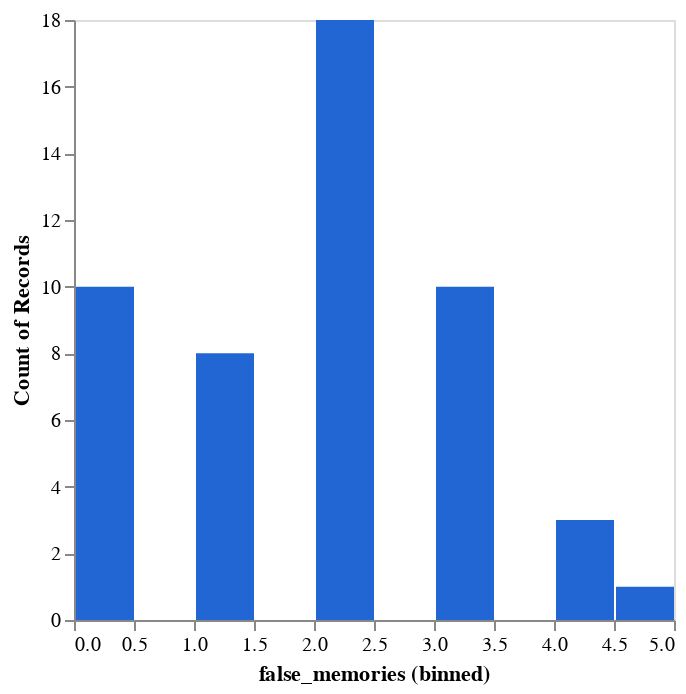

The code cell stored with this chart in its notebook:
### Code cell
DeepnoteChart(generative_df, """{"layer":[{"layer":[{"mark":{"clip":true,"type":"bar","color":"#2266D3","tooltip":true},"encoding":{"x":{"bin":true,"axis":{"grid":false},"sort":null,"type":"quantitative","field":"false_memories"},"y":{"axis":{"grid":false},"sort":null,"type":"quantitative","scale":{"type":"linear"},"format":{"type":"default","decimals":null},"aggregate":"count","formatType":"numberFormatFromNumberType"}}}]}],"title":"","config":{"legend":{}},"$schema":"https://vega.github.io/schema/vega-lite/v5.json","encoding":{},"usermeta":{"aditionalTypeInfo":{"histogramLayerIndexes":[0]},"tooltipDefaultMode":true}}""")

### Figure 1 — Vega-Lite specification as saved in the notebook (floating-point values rounded to 4 significant figures)
{"layer": [{"layer": [{"mark": {"clip": true, "type": "bar", "color": "#2266D3", "tooltip": true}, "encoding": {"x": {"bin": true, "axis": {"grid": false}, "sort": null, "type": "quantitative", "field": "false_memories"}, "y": {"axis": {"grid": false}, "sort": null, "type": "quantitative", "scale": {"type": "linear"}, "format": {"type": "default", "decimals": null}, "aggregate": "count", "formatType": "numberFormatFromNumberType"}}}]}], "title": "", "config": {"legend": {}}, "$schema": "https://vega.github.io/schema/vega-lite/v5.json", "encoding": {}, "usermeta": {"aditionalTypeInfo": {"histogramLayerIndexes": [0]}, "tooltipDefaultMode": true}, "data": {"values": [{"Exp_condition": "chatbot", "PostQues_3": 4, "PostQues_10": 3, "PostQues_14": 2, "PostQues_20": 2, "PostQues_25": 2, "false_memories": 0}, {"Exp_condition": "chatbot", "PostQues_3": 4, "PostQues_10": 4, "PostQues_14": 4, "PostQues_20": 4, "PostQues_25": 3, "false_memories": 0}, {"Exp_condition": "chatbot", "PostQues_3": 2, "PostQues_10": 5, "PostQues_14": 5, "PostQues_20": 2, "PostQues_25": 1, "false_memories": 2}, {"Exp_condition": "chatbot", "PostQues_3": 1, "PostQues_10": 5, "PostQues_14": 3, "PostQues_20": 4, "PostQues_25": 2, "false_memories": 1}, {"Exp_condition": "chatbot", "PostQues_3": 4, "PostQues_10": 4, "PostQues_14": 4, "PostQues_20": 4, "PostQues_25": 2, "false_memories": 0}, {"Exp_condition": "chatbot", "PostQues_3": 7, "PostQues_10": 7, "PostQues_14": 7, "PostQues_20": 4, "PostQues_25": 7, "false_memories": 4}, {"Exp_condition": "chatbot", "PostQues_3": 2, "PostQues_10": 3, "PostQues_14": 2, "PostQues_20": 4, "PostQues_25": 2, "false_memories": 0}, {"Exp_condition": "chatbot", "PostQues_3": 1, "PostQues_10": 7, "PostQues_14": 7, "PostQues_20": 7, "PostQues_25": 4, "false_memories": 3}, {"Exp_condition": "chatbot", "PostQues_3": 1, "PostQues_10": 5, "PostQues_14": 2, "PostQues_20": 6, "PostQues_25": 4, "false_memories": 2}, {"Exp_condition": "chatbot", "PostQues_3": 1, "PostQues_10": 2, "PostQues_14": 2, "PostQues_20": 6, "PostQues_25": 2, "false_memories": 1}, {"Exp_condition": "chatbot", "PostQues_3": 6, "PostQues_10": 6, "PostQues_14": 6, "PostQues_20": 5, "PostQues_25": 5, "false_memories": 5}, {"Exp_condition": "chatbot", "PostQues_3": 5, "PostQues_10": 5, "PostQues_14": 5, "PostQues_20": 5, "PostQues_25": 2, "false_memories": 4}, {"Exp_condition": "chatbot", "PostQues_3": 4, "PostQues_10": 6, "PostQues_14": 6, "PostQues_20": 4, "PostQues_25": 4, "false_memories": 2}, {"Exp_condition": "chatbot", "PostQues_3": 4, "PostQues_10": 6, "PostQues_14": 2, "PostQues_20": 2, "PostQues_25": 4, "false_memories": 1}, {"Exp_condition": "chatbot", "PostQues_3": 7, "PostQues_10": 4, "PostQues_14": 5, "PostQues_20": 4, "PostQues_25": 4, "false_memories": 2}, {"Exp_condition": "chatbot", "PostQues_3": 6, "PostQues_10": 4, "PostQues_14": 3, "PostQues_20": 5, "PostQues_25": 5, "false_memories": 3}, {"Exp_condition": "chatbot", "PostQues_3": 4, "PostQues_10": 6, "PostQues_14": 4, "PostQues_20": 7, "PostQues_25": 4, "false_memories": 2}, {"Exp_condition": "chatbot", "PostQues_3": 6, "PostQues_10": 6, "PostQues_14": 2, "PostQues_20": 2, "PostQues_25": 2, "false_memories": 2}, {"Exp_condition": "chatbot", "PostQues_3": 7, "PostQues_10": 5, "PostQues_14": 1, "PostQues_20": 6, "PostQues_25": 2, "false_memories": 3}, {"Exp_condition": "chatbot", "PostQues_3": 4, "PostQues_10": 4, "PostQues_14": 2, "PostQues_20": 4, "PostQues_25": 4, "false_memories": 0}, {"Exp_condition": "chatbot", "PostQues_3": 1, "PostQues_10": 4, "PostQues_14": 7, "PostQues_20": 4, "PostQues_25": 4, "false_memories": 1}, {"Exp_condition": "chatbot", "PostQues_3": 2, "PostQues_10": 2, "PostQues_14": 1, "PostQues_20": 5, "PostQues_25": 1, "false_memories": 1}, {"Exp_condition": "chatbot", "PostQues_3": 3, "PostQues_10": 7, "PostQues_14": 5, "PostQues_20": 5, "PostQues_25": 5, "false_memories": 4}, {"Exp_condition": "chatbot", "PostQues_3": 1, "PostQues_10": 6, "PostQues_14": 6, "PostQues_20": 4, "PostQues_25": 4, "false_memories": 2}, {"Exp_condition": "chatbot", "PostQues_3": 2, "PostQues_10": 3, "PostQues_14": 2, "PostQues_20": 4, "PostQues_25": 3, "false_memories": 0}, {"Exp_condition": "chatbot", "PostQues_3": 2, "PostQues_10": 6, "PostQues_14": 2, "PostQues_20": 6, "PostQues_25": 6, "false_memories": 3}, {"Exp_condition": "chatbot", "PostQues_3": 2, "PostQues_10": 6, "PostQues_14": 2, "PostQues_20": 6, "PostQues_25": 1, "false_memories": 2}, {"Exp_condition": "chatbot", "PostQues_3": 4, "PostQues_10": 4, "PostQues_14": 4, "PostQues_20": 4, "PostQues_25": 3, "false_memories": 0}, {"Exp_condition": "chatbot", "PostQues_3": 6, "PostQues_10": 4, "PostQues_14": 4, "PostQues_20": 6, "PostQues_25": 4, "false_memories": 2}, {"Exp_condition": "chatbot", "PostQues_3": 2, "PostQues_10": 6, "PostQues_14": 4, "PostQues_20": 4, "PostQues_25": 4, "false_memories": 1}, {"Exp_condition": "chatbot", "PostQues_3": 2, "PostQues_10": 5, "PostQues_14": 3, "PostQues_20": 5, "PostQues_25": 2, "false_memories": 2}, {"Exp_condition": "chatbot", "PostQues_3": 7, "PostQues_10": 5, "PostQues_14": 3, "PostQues_20": 5, "PostQues_25": 2, "false_memories": 3}, {"Exp_condition": "chatbot", "PostQues_3": 3, "PostQues_10": 3, "PostQues_14": 6, "PostQues_20": 5, "PostQues_25": 5, "false_memories": 3}, {"Exp_condition": "chatbot", "PostQues_3": 7, "PostQues_10": 4, "PostQues_14": 4, "PostQues_20": 7, "PostQues_25": 4, "false_memories": 2}, {"Exp_condition": "chatbot", "PostQues_3": 2, "PostQues_10": 5, "PostQues_14": 4, "PostQues_20": 5, "PostQues_25": 2, "false_memories": 2}, {"Exp_condition": "chatbot", "PostQues_3": 2, "PostQues_10": 6, "PostQues_14": 2, "PostQues_20": 6, "PostQues_25": 4, "false_memories": 2}, {"Exp_condition": "chatbot", "PostQues_3": 6, "PostQues_10": 4, "PostQues_14": 2, "PostQues_20": 6, "PostQues_25": 2, "false_memories": 2}, {"Exp_condition": "chatbot", "PostQues_3": 2, "PostQues_10": 2, "PostQues_14": 2, "PostQues_20": 2, "PostQues_25": 2, "false_memories": 0}, {"Exp_condition": "chatbot", "PostQues_3": 4, "PostQues_10": 5, "PostQues_14": 4, "PostQues_20": 5, "PostQues_25": 4, "false_memories": 2}, {"Exp_condition": "chatbot", "PostQues_3": 2, "PostQues_10": 7, "PostQues_14": 7, "PostQues_20": 6, "PostQues_25": 4, "false_memories": 3}, {"Exp_condition": "chatbot", "PostQues_3": 5, "PostQues_10": 6, "PostQues_14": 5, "PostQues_20": 4, "PostQues_25": 4, "false_memories": 3}, {"Exp_condition": "chatbot", "PostQues_3": 2, "PostQues_10": 5, "PostQues_14": 4, "PostQues_20": 6, "PostQues_25": 2, "false_memories": 2}, {"Exp_condition": "chatbot", "PostQues_3": 6, "PostQues_10": 7, "PostQues_14": 4, "PostQues_20": 4, "PostQues_25": 4, "false_memories": 2}, {"Exp_condition": "chatbot", "PostQues_3": 2, "PostQues_10": 7, "PostQues_14": 7, "PostQues_20": 7, "PostQues_25": 2, "false_memories": 3}, {"Exp_condition": "chatbot", "PostQues_3": 2, "PostQues_10": 4, "PostQues_14": 3, "PostQues_20": 4, "PostQues_25": 4, "false_memories": 0}, {"Exp_condition": "chatbot", "PostQues_3": 4, "PostQues_10": 5, "PostQues_14": 2, "PostQues_20": 6, "PostQues_25": 5, "false_memories": 3}, {"Exp_condition": "chatbot", "PostQues_3": 2, "PostQues_10": 3, "PostQues_14": 2, "PostQues_20": 2, "PostQues_25": 2, "false_memories": 0}, {"Exp_condition": "chatbot", "PostQues_3": 2, "PostQues_10": 6, "PostQues_14": 6, "PostQues_20": 4, "PostQues_25": 2, "false_memories": 2}, {"Exp_condition": "chatbot", "PostQues_3": 4, "PostQues_10": 6, "PostQues_14": 2, "PostQues_20": 4, "PostQues_25": 4, "false_memories": 1}, {"Exp_condition": "chatbot", "PostQues_3": 4, "PostQues_10": 6, "PostQues_14": 2, "PostQues_20": 4, "PostQues_25": 2, "false_memories": 1}]}}
